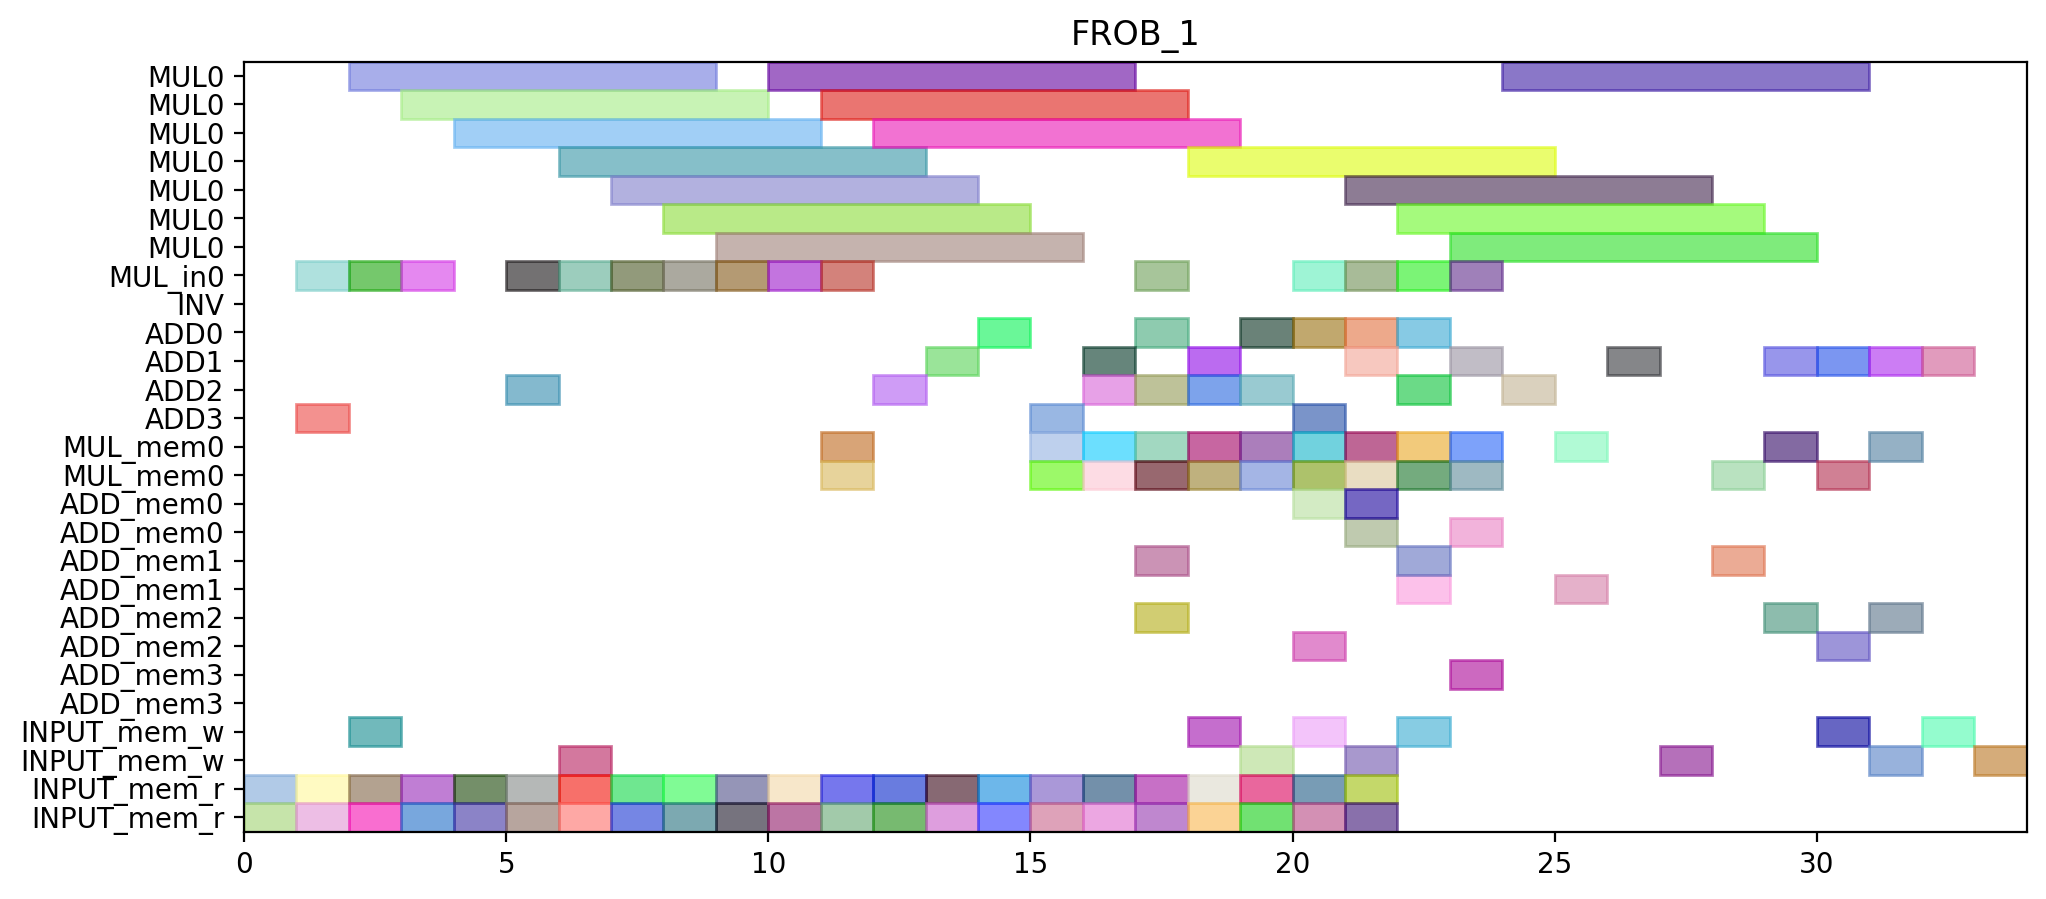

Write Python code to recreate this figure.
from pyschedule import Scenario, solvers, plotters, alt


def solve():
	horizon = 113
	S = Scenario("FROB_1", horizon=horizon)

	# resource
	MUL = S.Resources('MUL', num=1, size=7)
	MUL_in = S.Resources('MUL_in', num=1)
	INV = S.Resource('INV')
	ADD = S.Resources('ADD', num=4, periods=range(1, horizon))
	MUL_mem = S.Resources('MUL_mem', num=1, size=2)
	ADD_mem = S.Resources('ADD_mem', num=4, size=2)
	INPUT_mem_w = S.Resource('INPUT_mem_w', size=2)
	INPUT_mem_r = S.Resource('INPUT_mem_r', size=2)

	# result of previous scheduling
	c000_mem0 = S.Task('c000_mem0', length=1, delay_cost=1)
	S += c000_mem0 >= 0
	c000_mem0 += INPUT_mem_r

	c000_mem1 = S.Task('c000_mem1', length=1, delay_cost=1)
	S += c000_mem1 >= 0
	c000_mem1 += INPUT_mem_r

	c000 = S.Task('c000', length=1, delay_cost=1)
	S += c000 >= 1
	c000 += ADD[3]

	c10_t0_in = S.Task('c10_t0_in', length=1, delay_cost=1)
	S += c10_t0_in >= 1
	c10_t0_in += MUL_in[0]

	c10_t0_mem0 = S.Task('c10_t0_mem0', length=1, delay_cost=1)
	S += c10_t0_mem0 >= 1
	c10_t0_mem0 += INPUT_mem_r

	c10_t0_mem1 = S.Task('c10_t0_mem1', length=1, delay_cost=1)
	S += c10_t0_mem1 >= 1
	c10_t0_mem1 += INPUT_mem_r

	c000_w = S.Task('c000_w', length=1, delay_cost=1)
	S += c000_w >= 2
	c000_w += INPUT_mem_w

	c10_t0 = S.Task('c10_t0', length=7, delay_cost=1)
	S += c10_t0 >= 2
	c10_t0 += MUL[0]

	c11_t0_in = S.Task('c11_t0_in', length=1, delay_cost=1)
	S += c11_t0_in >= 2
	c11_t0_in += MUL_in[0]

	c11_t0_mem0 = S.Task('c11_t0_mem0', length=1, delay_cost=1)
	S += c11_t0_mem0 >= 2
	c11_t0_mem0 += INPUT_mem_r

	c11_t0_mem1 = S.Task('c11_t0_mem1', length=1, delay_cost=1)
	S += c11_t0_mem1 >= 2
	c11_t0_mem1 += INPUT_mem_r

	c11_t0 = S.Task('c11_t0', length=7, delay_cost=1)
	S += c11_t0 >= 3
	c11_t0 += MUL[0]

	c11_t1_in = S.Task('c11_t1_in', length=1, delay_cost=1)
	S += c11_t1_in >= 3
	c11_t1_in += MUL_in[0]

	c11_t1_mem0 = S.Task('c11_t1_mem0', length=1, delay_cost=1)
	S += c11_t1_mem0 >= 3
	c11_t1_mem0 += INPUT_mem_r

	c11_t1_mem1 = S.Task('c11_t1_mem1', length=1, delay_cost=1)
	S += c11_t1_mem1 >= 3
	c11_t1_mem1 += INPUT_mem_r

	c001_mem0 = S.Task('c001_mem0', length=1, delay_cost=1)
	S += c001_mem0 >= 4
	c001_mem0 += INPUT_mem_r

	c001_mem1 = S.Task('c001_mem1', length=1, delay_cost=1)
	S += c001_mem1 >= 4
	c001_mem1 += INPUT_mem_r

	c11_t1 = S.Task('c11_t1', length=7, delay_cost=1)
	S += c11_t1 >= 4
	c11_t1 += MUL[0]

	c001 = S.Task('c001', length=1, delay_cost=1)
	S += c001 >= 5
	c001 += ADD[2]

	c20_t0_in = S.Task('c20_t0_in', length=1, delay_cost=1)
	S += c20_t0_in >= 5
	c20_t0_in += MUL_in[0]

	c20_t0_mem0 = S.Task('c20_t0_mem0', length=1, delay_cost=1)
	S += c20_t0_mem0 >= 5
	c20_t0_mem0 += INPUT_mem_r

	c20_t0_mem1 = S.Task('c20_t0_mem1', length=1, delay_cost=1)
	S += c20_t0_mem1 >= 5
	c20_t0_mem1 += INPUT_mem_r

	c001_w = S.Task('c001_w', length=1, delay_cost=1)
	S += c001_w >= 6
	c001_w += INPUT_mem_w

	c20_t0 = S.Task('c20_t0', length=7, delay_cost=1)
	S += c20_t0 >= 6
	c20_t0 += MUL[0]

	c21_t0_in = S.Task('c21_t0_in', length=1, delay_cost=1)
	S += c21_t0_in >= 6
	c21_t0_in += MUL_in[0]

	c21_t0_mem0 = S.Task('c21_t0_mem0', length=1, delay_cost=1)
	S += c21_t0_mem0 >= 6
	c21_t0_mem0 += INPUT_mem_r

	c21_t0_mem1 = S.Task('c21_t0_mem1', length=1, delay_cost=1)
	S += c21_t0_mem1 >= 6
	c21_t0_mem1 += INPUT_mem_r

	c21_t0 = S.Task('c21_t0', length=7, delay_cost=1)
	S += c21_t0 >= 7
	c21_t0 += MUL[0]

	c21_t1_in = S.Task('c21_t1_in', length=1, delay_cost=1)
	S += c21_t1_in >= 7
	c21_t1_in += MUL_in[0]

	c21_t1_mem0 = S.Task('c21_t1_mem0', length=1, delay_cost=1)
	S += c21_t1_mem0 >= 7
	c21_t1_mem0 += INPUT_mem_r

	c21_t1_mem1 = S.Task('c21_t1_mem1', length=1, delay_cost=1)
	S += c21_t1_mem1 >= 7
	c21_t1_mem1 += INPUT_mem_r

	c20_t1_in = S.Task('c20_t1_in', length=1, delay_cost=1)
	S += c20_t1_in >= 8
	c20_t1_in += MUL_in[0]

	c20_t1_mem0 = S.Task('c20_t1_mem0', length=1, delay_cost=1)
	S += c20_t1_mem0 >= 8
	c20_t1_mem0 += INPUT_mem_r

	c20_t1_mem1 = S.Task('c20_t1_mem1', length=1, delay_cost=1)
	S += c20_t1_mem1 >= 8
	c20_t1_mem1 += INPUT_mem_r

	c21_t1 = S.Task('c21_t1', length=7, delay_cost=1)
	S += c21_t1 >= 8
	c21_t1 += MUL[0]

	c10_t1_in = S.Task('c10_t1_in', length=1, delay_cost=1)
	S += c10_t1_in >= 9
	c10_t1_in += MUL_in[0]

	c10_t1_mem0 = S.Task('c10_t1_mem0', length=1, delay_cost=1)
	S += c10_t1_mem0 >= 9
	c10_t1_mem0 += INPUT_mem_r

	c10_t1_mem1 = S.Task('c10_t1_mem1', length=1, delay_cost=1)
	S += c10_t1_mem1 >= 9
	c10_t1_mem1 += INPUT_mem_r

	c20_t1 = S.Task('c20_t1', length=7, delay_cost=1)
	S += c20_t1 >= 9
	c20_t1 += MUL[0]

	c01_t1_in = S.Task('c01_t1_in', length=1, delay_cost=1)
	S += c01_t1_in >= 10
	c01_t1_in += MUL_in[0]

	c01_t1_mem0 = S.Task('c01_t1_mem0', length=1, delay_cost=1)
	S += c01_t1_mem0 >= 10
	c01_t1_mem0 += INPUT_mem_r

	c01_t1_mem1 = S.Task('c01_t1_mem1', length=1, delay_cost=1)
	S += c01_t1_mem1 >= 10
	c01_t1_mem1 += INPUT_mem_r

	c10_t1 = S.Task('c10_t1', length=7, delay_cost=1)
	S += c10_t1 >= 10
	c10_t1 += MUL[0]

	c01_t0_in = S.Task('c01_t0_in', length=1, delay_cost=1)
	S += c01_t0_in >= 11
	c01_t0_in += MUL_in[0]

	c01_t0_mem0 = S.Task('c01_t0_mem0', length=1, delay_cost=1)
	S += c01_t0_mem0 >= 11
	c01_t0_mem0 += INPUT_mem_r

	c01_t0_mem1 = S.Task('c01_t0_mem1', length=1, delay_cost=1)
	S += c01_t0_mem1 >= 11
	c01_t0_mem1 += INPUT_mem_r

	c01_t1 = S.Task('c01_t1', length=7, delay_cost=1)
	S += c01_t1 >= 11
	c01_t1 += MUL[0]

	c01_t0 = S.Task('c01_t0', length=7, delay_cost=1)
	S += c01_t0 >= 12
	c01_t0 += MUL[0]

	c20_t3_mem0 = S.Task('c20_t3_mem0', length=1, delay_cost=1)
	S += c20_t3_mem0 >= 12
	c20_t3_mem0 += INPUT_mem_r

	c20_t3_mem1 = S.Task('c20_t3_mem1', length=1, delay_cost=1)
	S += c20_t3_mem1 >= 12
	c20_t3_mem1 += INPUT_mem_r

	c01_t2_mem0 = S.Task('c01_t2_mem0', length=1, delay_cost=1)
	S += c01_t2_mem0 >= 13
	c01_t2_mem0 += INPUT_mem_r

	c01_t2_mem1 = S.Task('c01_t2_mem1', length=1, delay_cost=1)
	S += c01_t2_mem1 >= 13
	c01_t2_mem1 += INPUT_mem_r

	c20_t3 = S.Task('c20_t3', length=1, delay_cost=1)
	S += c20_t3 >= 13
	c20_t3 += ADD[1]

	c01_t2 = S.Task('c01_t2', length=1, delay_cost=1)
	S += c01_t2 >= 14
	c01_t2 += ADD[0]

	c10_t2_mem0 = S.Task('c10_t2_mem0', length=1, delay_cost=1)
	S += c10_t2_mem0 >= 14
	c10_t2_mem0 += INPUT_mem_r

	c10_t2_mem1 = S.Task('c10_t2_mem1', length=1, delay_cost=1)
	S += c10_t2_mem1 >= 14
	c10_t2_mem1 += INPUT_mem_r

	c10_t2 = S.Task('c10_t2', length=1, delay_cost=1)
	S += c10_t2 >= 15
	c10_t2 += ADD[3]

	c20_t2_mem0 = S.Task('c20_t2_mem0', length=1, delay_cost=1)
	S += c20_t2_mem0 >= 15
	c20_t2_mem0 += INPUT_mem_r

	c20_t2_mem1 = S.Task('c20_t2_mem1', length=1, delay_cost=1)
	S += c20_t2_mem1 >= 15
	c20_t2_mem1 += INPUT_mem_r

	c20_t2 = S.Task('c20_t2', length=1, delay_cost=1)
	S += c20_t2 >= 16
	c20_t2 += ADD[2]

	c21_t2_mem0 = S.Task('c21_t2_mem0', length=1, delay_cost=1)
	S += c21_t2_mem0 >= 16
	c21_t2_mem0 += INPUT_mem_r

	c21_t2_mem1 = S.Task('c21_t2_mem1', length=1, delay_cost=1)
	S += c21_t2_mem1 >= 16
	c21_t2_mem1 += INPUT_mem_r

	c11_t3_mem0 = S.Task('c11_t3_mem0', length=1, delay_cost=1)
	S += c11_t3_mem0 >= 17
	c11_t3_mem0 += INPUT_mem_r

	c11_t3_mem1 = S.Task('c11_t3_mem1', length=1, delay_cost=1)
	S += c11_t3_mem1 >= 17
	c11_t3_mem1 += INPUT_mem_r

	c21_t2 = S.Task('c21_t2', length=1, delay_cost=1)
	S += c21_t2 >= 17
	c21_t2 += ADD[2]

	c11_t3 = S.Task('c11_t3', length=1, delay_cost=1)
	S += c11_t3 >= 18
	c11_t3 += ADD[1]

	c21_t3_mem0 = S.Task('c21_t3_mem0', length=1, delay_cost=1)
	S += c21_t3_mem0 >= 18
	c21_t3_mem0 += INPUT_mem_r

	c21_t3_mem1 = S.Task('c21_t3_mem1', length=1, delay_cost=1)
	S += c21_t3_mem1 >= 18
	c21_t3_mem1 += INPUT_mem_r

	c01_t3_mem0 = S.Task('c01_t3_mem0', length=1, delay_cost=1)
	S += c01_t3_mem0 >= 19
	c01_t3_mem0 += INPUT_mem_r

	c01_t3_mem1 = S.Task('c01_t3_mem1', length=1, delay_cost=1)
	S += c01_t3_mem1 >= 19
	c01_t3_mem1 += INPUT_mem_r

	c21_t3 = S.Task('c21_t3', length=1, delay_cost=1)
	S += c21_t3 >= 19
	c21_t3 += ADD[0]

	c01_t3 = S.Task('c01_t3', length=1, delay_cost=1)
	S += c01_t3 >= 20
	c01_t3 += ADD[0]

	c11_t2_mem0 = S.Task('c11_t2_mem0', length=1, delay_cost=1)
	S += c11_t2_mem0 >= 20
	c11_t2_mem0 += INPUT_mem_r

	c11_t2_mem1 = S.Task('c11_t2_mem1', length=1, delay_cost=1)
	S += c11_t2_mem1 >= 20
	c11_t2_mem1 += INPUT_mem_r

	c10_t3_mem0 = S.Task('c10_t3_mem0', length=1, delay_cost=1)
	S += c10_t3_mem0 >= 21
	c10_t3_mem0 += INPUT_mem_r

	c10_t3_mem1 = S.Task('c10_t3_mem1', length=1, delay_cost=1)
	S += c10_t3_mem1 >= 21
	c10_t3_mem1 += INPUT_mem_r

	c11_t2 = S.Task('c11_t2', length=1, delay_cost=1)
	S += c11_t2 >= 21
	c11_t2 += ADD[1]

	c10_t3 = S.Task('c10_t3', length=1, delay_cost=1)
	S += c10_t3 >= 22
	c10_t3 += ADD[0]


	# new tasks
	c10_t4_in = S.Task('c10_t4_in', length=1, delay_cost=1)
	c10_t4_in += alt(MUL_in)
	c10_t4 = S.Task('c10_t4', length=7, delay_cost=1)
	c10_t4 += alt(MUL)
	S += c10_t4>=c10_t4_in

	c10_t4_mem0 = S.Task('c10_t4_mem0', length=1, delay_cost=1)
	c10_t4_mem0 += ADD_mem[3]
	S += 16 < c10_t4_mem0
	S += c10_t4_mem0 <= c10_t4

	c10_t4_mem1 = S.Task('c10_t4_mem1', length=1, delay_cost=1)
	c10_t4_mem1 += ADD_mem[0]
	S += 23 < c10_t4_mem1
	S += c10_t4_mem1 <= c10_t4

	c100 = S.Task('c100', length=1, delay_cost=1)
	c100 += alt(ADD)

	S += 15<c100

	c100_mem0 = S.Task('c100_mem0', length=1, delay_cost=1)
	c100_mem0 += MUL_mem[0]
	S += 9 < c100_mem0
	S += c100_mem0 <= c100

	c100_mem1 = S.Task('c100_mem1', length=1, delay_cost=1)
	c100_mem1 += MUL_mem[0]
	S += 17 < c100_mem1
	S += c100_mem1 <= c100

	c100_w = S.Task('c100_w', length=1, delay_cost=1)
	c100_w += alt(INPUT_mem_w)
	S += c100 <= c100_w

	c10_t5 = S.Task('c10_t5', length=1, delay_cost=1)
	c10_t5 += alt(ADD)

	c10_t5_mem0 = S.Task('c10_t5_mem0', length=1, delay_cost=1)
	c10_t5_mem0 += MUL_mem[0]
	S += 9 < c10_t5_mem0
	S += c10_t5_mem0 <= c10_t5

	c10_t5_mem1 = S.Task('c10_t5_mem1', length=1, delay_cost=1)
	c10_t5_mem1 += MUL_mem[0]
	S += 17 < c10_t5_mem1
	S += c10_t5_mem1 <= c10_t5

	c20_t4_in = S.Task('c20_t4_in', length=1, delay_cost=1)
	c20_t4_in += alt(MUL_in)
	c20_t4 = S.Task('c20_t4', length=7, delay_cost=1)
	c20_t4 += alt(MUL)
	S += c20_t4>=c20_t4_in

	c20_t4_mem0 = S.Task('c20_t4_mem0', length=1, delay_cost=1)
	c20_t4_mem0 += ADD_mem[2]
	S += 17 < c20_t4_mem0
	S += c20_t4_mem0 <= c20_t4

	c20_t4_mem1 = S.Task('c20_t4_mem1', length=1, delay_cost=1)
	c20_t4_mem1 += ADD_mem[1]
	S += 14 < c20_t4_mem1
	S += c20_t4_mem1 <= c20_t4

	c200 = S.Task('c200', length=1, delay_cost=1)
	c200 += alt(ADD)

	S += 16<c200

	c200_mem0 = S.Task('c200_mem0', length=1, delay_cost=1)
	c200_mem0 += MUL_mem[0]
	S += 13 < c200_mem0
	S += c200_mem0 <= c200

	c200_mem1 = S.Task('c200_mem1', length=1, delay_cost=1)
	c200_mem1 += MUL_mem[0]
	S += 16 < c200_mem1
	S += c200_mem1 <= c200

	c200_w = S.Task('c200_w', length=1, delay_cost=1)
	c200_w += alt(INPUT_mem_w)
	S += c200 <= c200_w

	c20_t5 = S.Task('c20_t5', length=1, delay_cost=1)
	c20_t5 += alt(ADD)

	c20_t5_mem0 = S.Task('c20_t5_mem0', length=1, delay_cost=1)
	c20_t5_mem0 += MUL_mem[0]
	S += 13 < c20_t5_mem0
	S += c20_t5_mem0 <= c20_t5

	c20_t5_mem1 = S.Task('c20_t5_mem1', length=1, delay_cost=1)
	c20_t5_mem1 += MUL_mem[0]
	S += 16 < c20_t5_mem1
	S += c20_t5_mem1 <= c20_t5

	c01_t4_in = S.Task('c01_t4_in', length=1, delay_cost=1)
	c01_t4_in += alt(MUL_in)
	c01_t4 = S.Task('c01_t4', length=7, delay_cost=1)
	c01_t4 += alt(MUL)
	S += c01_t4>=c01_t4_in

	c01_t4_mem0 = S.Task('c01_t4_mem0', length=1, delay_cost=1)
	c01_t4_mem0 += ADD_mem[0]
	S += 15 < c01_t4_mem0
	S += c01_t4_mem0 <= c01_t4

	c01_t4_mem1 = S.Task('c01_t4_mem1', length=1, delay_cost=1)
	c01_t4_mem1 += ADD_mem[0]
	S += 21 < c01_t4_mem1
	S += c01_t4_mem1 <= c01_t4

	c010 = S.Task('c010', length=1, delay_cost=1)
	c010 += alt(ADD)

	S += 14<c010

	c010_mem0 = S.Task('c010_mem0', length=1, delay_cost=1)
	c010_mem0 += MUL_mem[0]
	S += 19 < c010_mem0
	S += c010_mem0 <= c010

	c010_mem1 = S.Task('c010_mem1', length=1, delay_cost=1)
	c010_mem1 += MUL_mem[0]
	S += 18 < c010_mem1
	S += c010_mem1 <= c010

	c010_w = S.Task('c010_w', length=1, delay_cost=1)
	c010_w += alt(INPUT_mem_w)
	S += c010 <= c010_w

	c01_t5 = S.Task('c01_t5', length=1, delay_cost=1)
	c01_t5 += alt(ADD)

	c01_t5_mem0 = S.Task('c01_t5_mem0', length=1, delay_cost=1)
	c01_t5_mem0 += MUL_mem[0]
	S += 19 < c01_t5_mem0
	S += c01_t5_mem0 <= c01_t5

	c01_t5_mem1 = S.Task('c01_t5_mem1', length=1, delay_cost=1)
	c01_t5_mem1 += MUL_mem[0]
	S += 18 < c01_t5_mem1
	S += c01_t5_mem1 <= c01_t5

	c11_t4_in = S.Task('c11_t4_in', length=1, delay_cost=1)
	c11_t4_in += alt(MUL_in)
	c11_t4 = S.Task('c11_t4', length=7, delay_cost=1)
	c11_t4 += alt(MUL)
	S += c11_t4>=c11_t4_in

	c11_t4_mem0 = S.Task('c11_t4_mem0', length=1, delay_cost=1)
	c11_t4_mem0 += ADD_mem[1]
	S += 22 < c11_t4_mem0
	S += c11_t4_mem0 <= c11_t4

	c11_t4_mem1 = S.Task('c11_t4_mem1', length=1, delay_cost=1)
	c11_t4_mem1 += ADD_mem[1]
	S += 19 < c11_t4_mem1
	S += c11_t4_mem1 <= c11_t4

	c110 = S.Task('c110', length=1, delay_cost=1)
	c110 += alt(ADD)

	S += 21<c110

	c110_mem0 = S.Task('c110_mem0', length=1, delay_cost=1)
	c110_mem0 += MUL_mem[0]
	S += 10 < c110_mem0
	S += c110_mem0 <= c110

	c110_mem1 = S.Task('c110_mem1', length=1, delay_cost=1)
	c110_mem1 += MUL_mem[0]
	S += 11 < c110_mem1
	S += c110_mem1 <= c110

	c110_w = S.Task('c110_w', length=1, delay_cost=1)
	c110_w += alt(INPUT_mem_w)
	S += c110 <= c110_w

	c11_t5 = S.Task('c11_t5', length=1, delay_cost=1)
	c11_t5 += alt(ADD)

	c11_t5_mem0 = S.Task('c11_t5_mem0', length=1, delay_cost=1)
	c11_t5_mem0 += MUL_mem[0]
	S += 10 < c11_t5_mem0
	S += c11_t5_mem0 <= c11_t5

	c11_t5_mem1 = S.Task('c11_t5_mem1', length=1, delay_cost=1)
	c11_t5_mem1 += MUL_mem[0]
	S += 11 < c11_t5_mem1
	S += c11_t5_mem1 <= c11_t5

	c21_t4_in = S.Task('c21_t4_in', length=1, delay_cost=1)
	c21_t4_in += alt(MUL_in)
	c21_t4 = S.Task('c21_t4', length=7, delay_cost=1)
	c21_t4 += alt(MUL)
	S += c21_t4>=c21_t4_in

	c21_t4_mem0 = S.Task('c21_t4_mem0', length=1, delay_cost=1)
	c21_t4_mem0 += ADD_mem[2]
	S += 18 < c21_t4_mem0
	S += c21_t4_mem0 <= c21_t4

	c21_t4_mem1 = S.Task('c21_t4_mem1', length=1, delay_cost=1)
	c21_t4_mem1 += ADD_mem[0]
	S += 20 < c21_t4_mem1
	S += c21_t4_mem1 <= c21_t4

	c210 = S.Task('c210', length=1, delay_cost=1)
	c210 += alt(ADD)

	S += 17<c210

	c210_mem0 = S.Task('c210_mem0', length=1, delay_cost=1)
	c210_mem0 += MUL_mem[0]
	S += 14 < c210_mem0
	S += c210_mem0 <= c210

	c210_mem1 = S.Task('c210_mem1', length=1, delay_cost=1)
	c210_mem1 += MUL_mem[0]
	S += 15 < c210_mem1
	S += c210_mem1 <= c210

	c210_w = S.Task('c210_w', length=1, delay_cost=1)
	c210_w += alt(INPUT_mem_w)
	S += c210 <= c210_w

	c21_t5 = S.Task('c21_t5', length=1, delay_cost=1)
	c21_t5 += alt(ADD)

	c21_t5_mem0 = S.Task('c21_t5_mem0', length=1, delay_cost=1)
	c21_t5_mem0 += MUL_mem[0]
	S += 14 < c21_t5_mem0
	S += c21_t5_mem0 <= c21_t5

	c21_t5_mem1 = S.Task('c21_t5_mem1', length=1, delay_cost=1)
	c21_t5_mem1 += MUL_mem[0]
	S += 15 < c21_t5_mem1
	S += c21_t5_mem1 <= c21_t5

	c101 = S.Task('c101', length=1, delay_cost=1)
	c101 += alt(ADD)

	S += 15<c101

	c101_mem0 = S.Task('c101_mem0', length=1, delay_cost=1)
	c101_mem0 += alt(MUL_mem)
	S += (c10_t4*MUL[0]) < c101_mem0*MUL_mem[0]
	S += c101_mem0 <= c101

	c101_mem1 = S.Task('c101_mem1', length=1, delay_cost=1)
	c101_mem1 += alt(ADD_mem)
	S += (c10_t5*ADD[0]) < c101_mem1*ADD_mem[0]
	S += (c10_t5*ADD[1]) < c101_mem1*ADD_mem[1]
	S += (c10_t5*ADD[2]) < c101_mem1*ADD_mem[2]
	S += (c10_t5*ADD[3]) < c101_mem1*ADD_mem[3]
	S += c101_mem1 <= c101

	c101_w = S.Task('c101_w', length=1, delay_cost=1)
	c101_w += alt(INPUT_mem_w)
	S += c101 <= c101_w

	c201 = S.Task('c201', length=1, delay_cost=1)
	c201 += alt(ADD)

	S += 16<c201

	c201_mem0 = S.Task('c201_mem0', length=1, delay_cost=1)
	c201_mem0 += alt(MUL_mem)
	S += (c20_t4*MUL[0]) < c201_mem0*MUL_mem[0]
	S += c201_mem0 <= c201

	c201_mem1 = S.Task('c201_mem1', length=1, delay_cost=1)
	c201_mem1 += alt(ADD_mem)
	S += (c20_t5*ADD[0]) < c201_mem1*ADD_mem[0]
	S += (c20_t5*ADD[1]) < c201_mem1*ADD_mem[1]
	S += (c20_t5*ADD[2]) < c201_mem1*ADD_mem[2]
	S += (c20_t5*ADD[3]) < c201_mem1*ADD_mem[3]
	S += c201_mem1 <= c201

	c201_w = S.Task('c201_w', length=1, delay_cost=1)
	c201_w += alt(INPUT_mem_w)
	S += c201 <= c201_w

	c011 = S.Task('c011', length=1, delay_cost=1)
	c011 += alt(ADD)

	S += 14<c011

	c011_mem0 = S.Task('c011_mem0', length=1, delay_cost=1)
	c011_mem0 += alt(MUL_mem)
	S += (c01_t4*MUL[0]) < c011_mem0*MUL_mem[0]
	S += c011_mem0 <= c011

	c011_mem1 = S.Task('c011_mem1', length=1, delay_cost=1)
	c011_mem1 += alt(ADD_mem)
	S += (c01_t5*ADD[0]) < c011_mem1*ADD_mem[0]
	S += (c01_t5*ADD[1]) < c011_mem1*ADD_mem[1]
	S += (c01_t5*ADD[2]) < c011_mem1*ADD_mem[2]
	S += (c01_t5*ADD[3]) < c011_mem1*ADD_mem[3]
	S += c011_mem1 <= c011

	c011_w = S.Task('c011_w', length=1, delay_cost=1)
	c011_w += alt(INPUT_mem_w)
	S += c011 <= c011_w

	c111 = S.Task('c111', length=1, delay_cost=1)
	c111 += alt(ADD)

	S += 21<c111

	c111_mem0 = S.Task('c111_mem0', length=1, delay_cost=1)
	c111_mem0 += alt(MUL_mem)
	S += (c11_t4*MUL[0]) < c111_mem0*MUL_mem[0]
	S += c111_mem0 <= c111

	c111_mem1 = S.Task('c111_mem1', length=1, delay_cost=1)
	c111_mem1 += alt(ADD_mem)
	S += (c11_t5*ADD[0]) < c111_mem1*ADD_mem[0]
	S += (c11_t5*ADD[1]) < c111_mem1*ADD_mem[1]
	S += (c11_t5*ADD[2]) < c111_mem1*ADD_mem[2]
	S += (c11_t5*ADD[3]) < c111_mem1*ADD_mem[3]
	S += c111_mem1 <= c111

	c111_w = S.Task('c111_w', length=1, delay_cost=1)
	c111_w += alt(INPUT_mem_w)
	S += c111 <= c111_w

	c211 = S.Task('c211', length=1, delay_cost=1)
	c211 += alt(ADD)

	S += 17<c211

	c211_mem0 = S.Task('c211_mem0', length=1, delay_cost=1)
	c211_mem0 += alt(MUL_mem)
	S += (c21_t4*MUL[0]) < c211_mem0*MUL_mem[0]
	S += c211_mem0 <= c211

	c211_mem1 = S.Task('c211_mem1', length=1, delay_cost=1)
	c211_mem1 += alt(ADD_mem)
	S += (c21_t5*ADD[0]) < c211_mem1*ADD_mem[0]
	S += (c21_t5*ADD[1]) < c211_mem1*ADD_mem[1]
	S += (c21_t5*ADD[2]) < c211_mem1*ADD_mem[2]
	S += (c21_t5*ADD[3]) < c211_mem1*ADD_mem[3]
	S += c211_mem1 <= c211

	c211_w = S.Task('c211_w', length=1, delay_cost=1)
	c211_w += alt(INPUT_mem_w)
	S += c211 <= c211_w

	solvers.mip.solve(S,msg=1,kind='CPLEX',ratio_gap=1.01)

	solution = [['hoge']*len(S.solution()[1]) for i in range(len(S.solution()))]
	for i in range(len(S.solution())):
		for j in range(len(S.solution()[i])):
			solution[i][j]=str(S.solution()[i][j])
	print(solution)

	cycles = int(solution[-1][3])

	pic_file_name = "/home/mfukuda/pairing_automation_design2/bls12-440/scheduling/FROB_mul1_add4/FROB_1.png"
	if(S.solution() != []):
		plotters.matplotlib.plot(S,img_filename=pic_file_name, vertical_text=True, fig_size=(cycles*0.25+3, 5), show_task_labels=False)

	return solution
